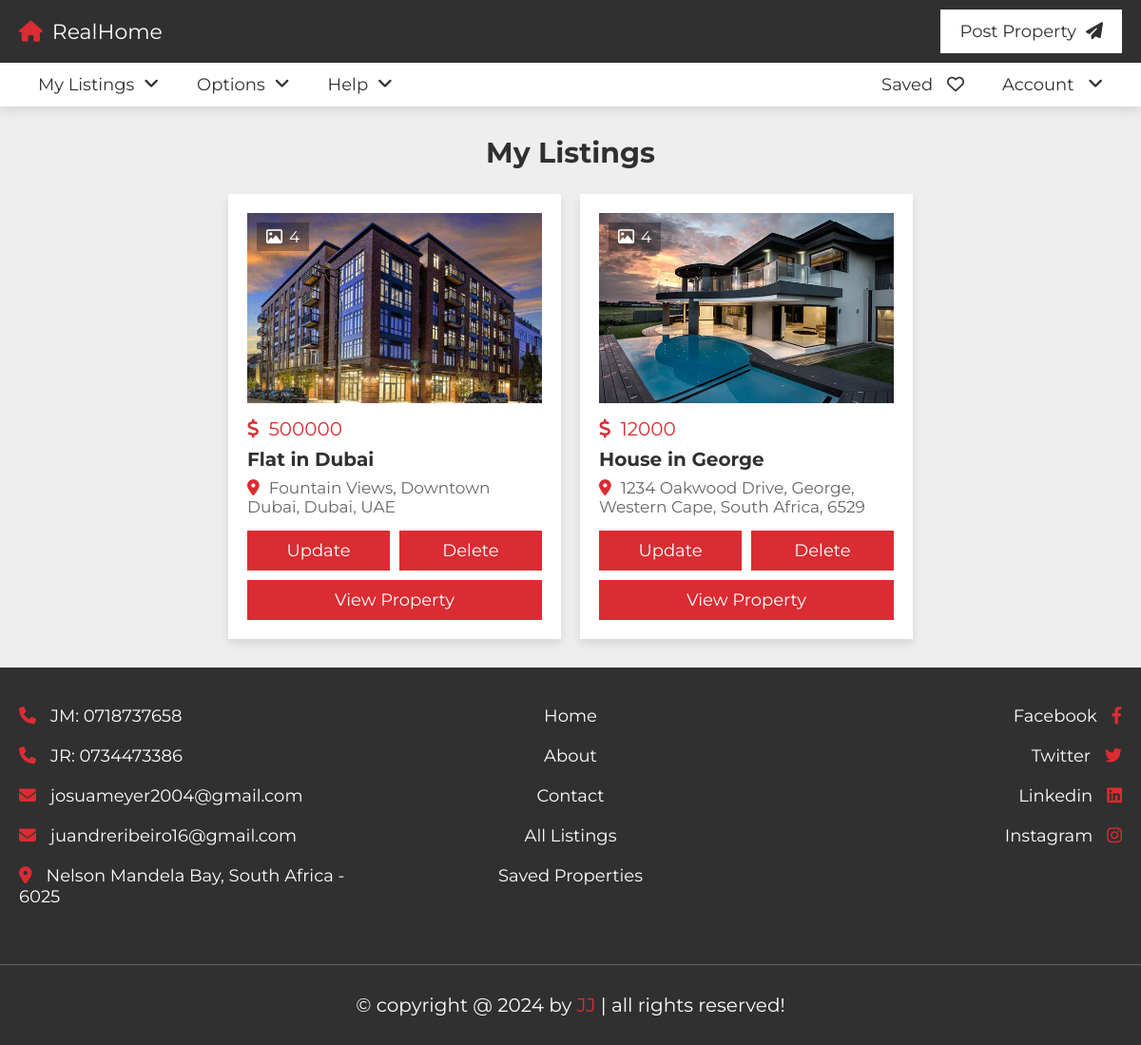
The page /project/my_listings.php (signed in) on the database its author committed.
### tables this page shows
CREATE TABLE `property` (
  `id` varchar(20) NOT NULL,
  `user_id` varchar(20) NOT NULL,
  `property_name` varchar(50) NOT NULL,
  `address` varchar(100) NOT NULL,
  `price` varchar(10) NOT NULL,
  `type` varchar(10) NOT NULL,
  `offer` varchar(10) NOT NULL,
  `status` varchar(50) NOT NULL,
  `furnished` varchar(50) NOT NULL,
  `bhk` varchar(10) NOT NULL,
  `deposit` varchar(10) NOT NULL,
  `bedroom` varchar(10) NOT NULL,
  `bathroom` varchar(10) NOT NULL,
  `balcony` varchar(10) NOT NULL,
  `carpet` varchar(10) NOT NULL,
  `age` varchar(2) NOT NULL,
  `total_floors` varchar(2) NOT NULL,
  `room_floor` varchar(2) NOT NULL,
  `loan` varchar(50) NOT NULL,
  `lift` varchar(3) NOT NULL,
  `security_guard` varchar(3) NOT NULL,
  `play_ground` varchar(3) NOT NULL,
  `garden` varchar(3) NOT NULL,
  `water_supply` varchar(3) NOT NULL,
  `power_backup` varchar(3) NOT NULL,
  `parking_area` varchar(3) NOT NULL,
  `gym` varchar(3) NOT NULL,
  `shopping_mall` varchar(3) NOT NULL,
  `hospital` varchar(3) NOT NULL,
  `school` varchar(3) NOT NULL,
  `market_area` varchar(3) NOT NULL,
  `image_01` varchar(50) NOT NULL,
  `image_02` varchar(50) NOT NULL,
  `image_03` varchar(50) NOT NULL,
  `image_04` varchar(50) NOT NULL,
  `image_05` varchar(50) NOT NULL,
  `description` varchar(1000) NOT NULL,
  `date` datetime NOT NULL DEFAULT CURRENT_TIMESTAMP,
  `latitude` varchar(20) NOT NULL,
  `longitude` varchar(20) NOT NULL
);

### project/my_listings.php (the view, shortened to what this page needs)
<?php
include 'components/connect.php';
if(isset($_COOKIE['user_id'])){
   $user_id = $_COOKIE['user_id'];
}else{
   $user_id = '';
   header('location:login.php');
}
?>
<!DOCTYPE html>
<html lang="en">
<head>
   <link rel="stylesheet" href="https://cdnjs.cloudflare.com/ajax/libs/font-awesome/6.2.0/css/all.min.css">
   <link rel="stylesheet" href="css/style.css">
</head>
<body>
<?php include 'components/user_header.php'; ?>
<section class="my-listings">
   <h1 class="heading">My Listings</h1>
   <div class="box-container">
   <?php
      $select_properties = $conn->prepare("SELECT * FROM `property` WHERE user_id = ? ORDER BY date DESC");
      $select_properties->execute([$user_id]);
      if($select_properties->rowCount() > 0){
         while($fetch_property = $select_properties->fetch(PDO::FETCH_ASSOC)){
         $property_id = $fetch_property['id'];
         if(!empty($fetch_property['image_02'])){
            $image_coutn_02 = 1;
         }else{
            $image_coutn_02 = 0;
         }
         if(!empty($fetch_property['image_03'])){
            $image_coutn_03 = 1;
         }else{
            $image_coutn_03 = 0;
         }
         if(!empty($fetch_property['image_04'])){
            $image_coutn_04 = 1;
         }else{
            $image_coutn_04 = 0;
         }
         if(!empty($fetch_property['image_05'])){
            $image_coutn_05 = 1;
         }else{
            $image_coutn_05 = 0;
         }
         $total_images = (1 + $image_coutn_02 + $image_coutn_03 + $image_coutn_04 + $image_coutn_05);
   ?>
   <form accept="" method="POST" class="box">
      <div class="thumb">
         <p><i class="far fa-image"></i><span><?= $total_images; ?></span></p>
         <img src="uploaded_files/<?= $fetch_property['image_01']; ?>" alt="">
      </div>
      <div class="price"><i class="fa-solid fa-dollar-sign"></i><span><?= $fetch_property['price']; ?></span></div>
      <h3 class="name"><?= $fetch_property['property_name']; ?></h3>
      <p class="location"><i class="fas fa-map-marker-alt"></i><span><?= $fetch_property['address']; ?></span></p>
      <div class="flex-btn">
         <a href="update_property.php?get_id=<?= $property_id; ?>" class="btn">Update</a>
         <input type="submit" name="delete" value="delete" class="btn" onclick="return confirm('Delete this listing?');">
      </div>
      <a href="view_property.php?get_id=<?= $property_id; ?>" class="btn">View Property</a>
   </form>
   <?php
         }
      }else{
         echo '<p class="empty">No properties added yet! <a href="post_property.php" style="margin-top:1.5rem;" class="btn">Add New</a></p>';
      }
      ?>
   </div>
</section>
<?php include 'components/footer.php'; ?>
</body>
</html>

### project/css/style.css (style rules this page uses)
:root { --main-color:#DA2C32; --light-color:#666; --light-bg:#eee; --white:#fff; --black:#303030; --border:.1rem solid var(--light-color); --box-shodow:0 .5rem 1rem rgba(0,0,0,.1); }
* { font-family: 'Montserrat', sans-serif; margin: 0; padding: 0; box-sizing: border-box; outline: none; border: none; text-decoration: none; }
html { font-size: 62.5%; overflow-x: hidden; scroll-behavior: smooth; scroll-padding-top: 10rem; }
body { background-color: var(--light-bg); }
section { padding: 3rem 2rem; max-width: 1200px; margin: 0 auto; }
.heading { text-align: center; padding-bottom: 2.5rem; font-size: 3rem; color: var(--black); text-transform: capitalize; }
.btn, .inline-btn { margin-top: 1rem; padding: 1rem 3rem; background-color: var(--main-color); color: var(--white); cursor: pointer; text-align: center; font-size: 1.8rem; text-transform: capitalize; }
.btn { display: block; width: 100%; }
.flex-btn { display: flex; gap: 1rem; justify-content: space-between; align-items: flex-end; }
.my-listings .box-container { display: grid; grid-template-columns: repeat(auto-fit, 35rem); gap: 2rem; justify-content: center; align-items: flex-start; }
.my-listings .box-container .box { background-color: var(--white); box-shadow: var(--box-shodow); padding: 2rem; overflow-x: hidden; }
.my-listings .box-container .box .thumb { position: relative; height: 20rem; margin-bottom: 1.5rem; }
.my-listings .box-container .box .thumb img { height: 100%; width: 100%; object-fit: cover; }
.my-listings .box-container .box .thumb p { position: absolute; top: 1rem; left: 1rem; background-color: rgba(0,0,0,.3); color: var(--white); padding:.5rem 1rem; font-size: 1.7rem; }
.my-listings .box-container .box .thumb p i { margin-right: .7rem; }
.my-listings .box-container .box .price { font-size: 2rem; color: var(--main-color); }
.my-listings .box-container .box .price i { margin-right: 1rem; }
.my-listings .box-container .box .name { font-size: 2rem; color: var(--black); line-height: 1.5; padding: .5rem 0; text-overflow: ellipsis; }
.my-listings .box-container .box .location { padding-bottom: .5rem; font-size: 1.7rem; color: var(--light-color); }
.my-listings .box-container .box .location i { margin-right: 1rem; color: var(--main-color); }

### rows shown on the page
property: total_images "4", image_01 (picture), price "500000", property_name "Flat in Dubai", address "Fountain Views, Downtown Dubai, Dubai, UAE"
property: total_images "4", image_01 (picture), price "12000", property_name "House in George", address "1234 Oakwood Drive, George, Western Cape, South Africa, 6529"
